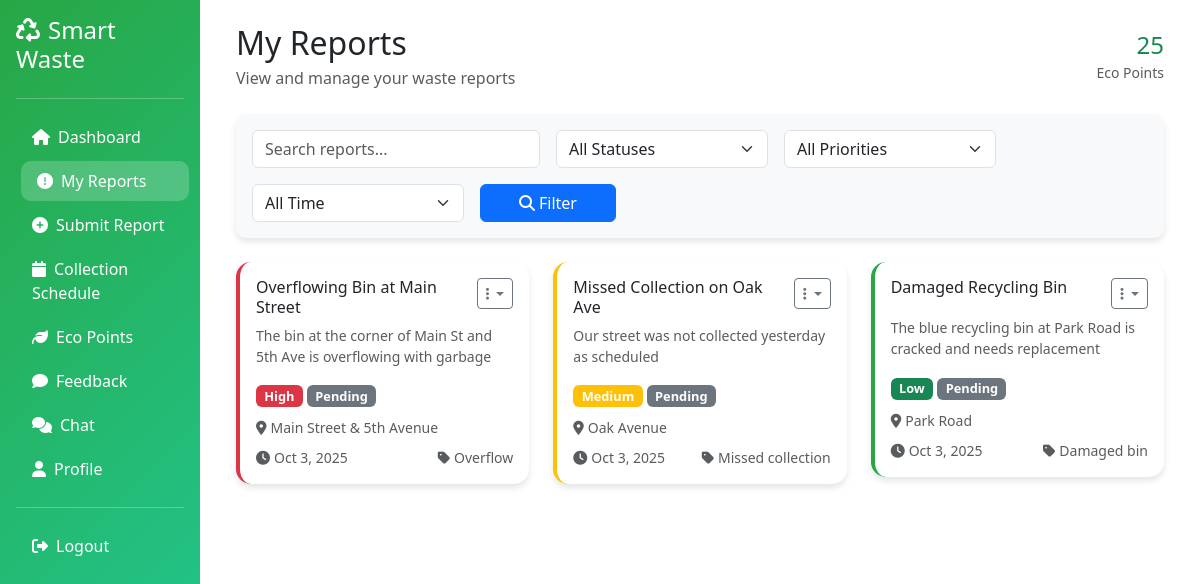
Page /dashboard/resident/reports.php (signed in) on the committed database.
### tables this page shows
CREATE TABLE users (
    id INT UNSIGNED NOT NULL AUTO_INCREMENT,
    username VARCHAR(100) NOT NULL,
    first_name VARCHAR(100) NOT NULL,
    middle_name VARCHAR(100) NULL,
    last_name VARCHAR(100) NOT NULL,
    email VARCHAR(190) NOT NULL,
    password VARCHAR(255) NOT NULL,
    role VARCHAR(20) NOT NULL DEFAULT 'resident',  
    address VARCHAR(255) NOT NULL,
    phone VARCHAR(20) NULL,
    profile_image VARCHAR(255) NULL,
    eco_points INT DEFAULT 0,
    email_verified_at DATETIME NULL,
    created_at TIMESTAMP NOT NULL DEFAULT CURRENT_TIMESTAMP,
    updated_at TIMESTAMP NOT NULL DEFAULT CURRENT_TIMESTAMP ON UPDATE CURRENT_TIMESTAMP,
    PRIMARY KEY (id),
    UNIQUE KEY uq_users_email (email),
    UNIQUE KEY uq_users_username (username)
);

CREATE TABLE waste_reports (
    id INT UNSIGNED NOT NULL AUTO_INCREMENT,
    user_id INT UNSIGNED NOT NULL,
    report_type ENUM('overflow', 'missed_collection', 'damaged_bin', 'illegal_dumping', 'other') NOT NULL,
    title VARCHAR(255) NOT NULL,
    description TEXT NOT NULL,
    location VARCHAR(255) NOT NULL,
    latitude DECIMAL(10, 8) NULL,
    longitude DECIMAL(11, 8) NULL,
    priority ENUM('low', 'medium', 'high', 'urgent') DEFAULT 'medium',
    status ENUM('pending', 'assigned', 'in_progress', 'completed', 'cancelled') DEFAULT 'pending',
    assigned_to INT UNSIGNED NULL,
    reported_at TIMESTAMP NOT NULL DEFAULT CURRENT_TIMESTAMP,
    completed_at DATETIME NULL,
    created_at TIMESTAMP NOT NULL DEFAULT CURRENT_TIMESTAMP,
    updated_at TIMESTAMP NOT NULL DEFAULT CURRENT_TIMESTAMP ON UPDATE CURRENT_TIMESTAMP,
    PRIMARY KEY (id),
    KEY idx_waste_reports_user_id (user_id),
    KEY idx_waste_reports_status (status),
    KEY idx_waste_reports_priority (priority),
    KEY idx_waste_reports_assigned_to (assigned_to),
    CONSTRAINT fk_waste_reports_user FOREIGN KEY (user_id) REFERENCES users(id) ON DELETE CASCADE,
    CONSTRAINT fk_waste_reports_assigned FOREIGN KEY (assigned_to) REFERENCES users(id) ON DELETE SET NULL
);

### config/config.php (called while the page is built, shortened)
<?php
function e(string $value): string {
	return htmlspecialchars($value, ENT_QUOTES, 'UTF-8');
}
function format_ph_date($date_string, $format = 'M j, Y g:i A'): string {
	$date = new DateTime($date_string);
	$date->setTimezone(new DateTimeZone('Asia/Manila'));
	return $date->format($format);
}
?>

### dashboard/resident/reports.php (the view, shortened to what this page needs)
<?php
require_once __DIR__ . '/../../config/config.php';
$user_id = $_SESSION['user_id'] ?? null;
$stmt = $conn->prepare("SELECT * FROM users WHERE id = ?");
$stmt->bind_param("i", $user_id);
$stmt->execute();
$user = $stmt->get_result()->fetch_assoc();
$page = $_GET['page'] ?? 1;
$limit = 10;
$offset = ($page - 1) * $limit;
$search = $_GET['search'] ?? '';
$where_conditions = ["user_id = ?"];
$params = [$user_id];
$param_types = "i";
$where_clause = implode(" AND ", $where_conditions);
$sql = "SELECT * FROM waste_reports WHERE {$where_clause} ORDER BY created_at DESC LIMIT ? OFFSET ?";
$params[] = $limit;
$params[] = $offset;
$param_types .= "ii";
$stmt = $conn->prepare($sql);
$stmt->bind_param($param_types, ...$params);
$stmt->execute();
$reports = $stmt->get_result();
if ($reports->num_rows > 0) {
    $reports->data_seek(0);
    $reports->data_seek(0);
}
?>
<!DOCTYPE html>
<html lang="en">
<head>
    <link href="https://cdn.jsdelivr.net/npm/bootstrap@5.3.0/dist/css/bootstrap.min.css" rel="stylesheet">
    <link rel="stylesheet" href="https://cdnjs.cloudflare.com/ajax/libs/font-awesome/6.4.0/css/all.min.css">
</head>
<body>
    <div class="container-fluid">
        <div class="row">
            <div class="col-md-3 col-lg-2 sidebar text-white p-0">
                <div class="p-3">
                    <h4 class="mb-4"><i class="fas fa-recycle me-2"></i><?php echo APP_NAME; ?></h4>
                    <hr class="bg-white">
                    <nav class="nav flex-column">
                        <a class="nav-link text-white" href="index.php">
                            <i class="fas fa-home me-2"></i>Dashboard
                        </a>
                        <a class="nav-link text-white active" href="reports.php">
                            <i class="fas fa-exclamation-circle me-2"></i>My Reports
                        </a>
                        <a class="nav-link text-white" href="submit_report.php">
                            <i class="fas fa-plus-circle me-2"></i>Submit Report
                        </a>
                        <a class="nav-link text-white" href="schedule.php">
                            <i class="fas fa-calendar me-2"></i>Collection Schedule
                        </a>
                        <a class="nav-link text-white" href="points.php">
                            <i class="fas fa-leaf me-2"></i>Eco Points
                        </a>
                        <a class="nav-link text-white" href="feedback.php">
                            <i class="fas fa-comment me-2"></i>Feedback
                        </a>
                        <a class="nav-link text-white" href="chat.php">
                            <i class="fas fa-comments me-2"></i>Chat
                        </a>
                        <a class="nav-link text-white" href="profile.php">
                            <i class="fas fa-user me-2"></i>Profile
                        </a>
                        <hr class="bg-white">
                        <a class="nav-link text-white" href="../../logout.php">
                            <i class="fas fa-sign-out-alt me-2"></i>Logout
                        </a>
                    </nav>
                </div>
            </div>
            <div class="col-md-9 col-lg-10">
                <div class="p-4">
                    <div class="d-flex justify-content-between align-items-center mb-4">
                        <div>
                            <h2 class="mb-1">My Reports</h2>
                            <p class="text-muted mb-0">View and manage your waste reports</p>
                        </div>
                        <div class="text-end">
                            <div class="h4 text-success mb-0"><?php echo $user['eco_points']; ?></div>
                            <small class="text-muted">Eco Points</small>
                        </div>
                    </div>
                    <div class="card filter-card mb-4">
                        <div class="card-body">
                            <form method="GET" class="row g-3">
                                <div class="col-md-4">
                                    <input type="text" class="form-control" name="search" placeholder="Search reports..." value="<?php echo e($search); ?>">
                                </div>
                                <div class="col-md-3">
                                    <select class="form-select" name="status">
                                        <option value="">All Statuses</option>
                                    </select>
                                </div>
                                <div class="col-md-3">
                                    <select class="form-select" name="priority">
                                        <option value="">All Priorities</option>
                                    </select>
                                </div>
                                <div class="col-md-3">
                                    <select class="form-select" name="date_range">
                                        <option value="">All Time</option>
                                    </select>
                                </div>
                                <div class="col-md-2">
                                    <button type="submit" class="btn btn-primary w-100">
                                        <i class="fas fa-search me-1"></i>Filter
                                    </button>
                                </div>
                            </form>
                        </div>
                    </div>
                    <div class="row">
                        <?php if ($reports->num_rows > 0): ?>
                            <?php while ($report = $reports->fetch_assoc()): ?>
                                <div class="col-md-6 col-lg-4 mb-4">
                                    <div class="card report-card <?php echo $report['priority']; ?>">
                                        <div class="card-body">
                                            <div class="d-flex justify-content-between align-items-start mb-2">
                                                <h6 class="card-title mb-0"><?php echo e($report['title']); ?></h6>
                                                <div class="dropdown">
                                                    <button class="btn btn-sm btn-outline-secondary dropdown-toggle" type="button" data-bs-toggle="dropdown">
                                                        <i class="fas fa-ellipsis-v"></i>
                                                    </button>
                                                </div>
                                            </div>
                                            <p class="card-text text-muted small"><?php echo e(substr($report['description'], 0, 100)) . (strlen($report['description']) > 100 ? '...' : ''); ?></p>
                                            <div class="mb-2">
                                                <span class="badge bg-<?php echo $report['priority'] === 'high' ? 'danger' : ($report['priority'] === 'medium' ? 'warning' : ($report['priority'] === 'urgent' ? 'dark' : 'success')); ?> status-badge">
                                                    <?php echo ucfirst($report['priority']); ?>
                                                </span>
                                                <span class="badge bg-secondary status-badge">
                                                    <?php echo ucfirst($report['status']); ?>
                                                </span>
                                            </div>
                                            <div class="mb-2">
                                                <small class="text-muted">
                                                    <i class="fas fa-map-marker-alt me-1"></i><?php echo e($report['location']); ?>
                                                </small>
                                            </div>
                                            <div class="d-flex justify-content-between align-items-center">
                                                <small class="text-muted">
                                                    <i class="fas fa-clock me-1"></i><?php echo format_ph_date($report['created_at'], 'M j, Y'); ?>
                                                </small>
                                                <small class="text-muted">
                                                    <i class="fas fa-tag me-1"></i><?php echo ucfirst(str_replace('_', ' ', $report['report_type'])); ?>
                                                </small>
                                            </div>
                                        </div>
                                    </div>
                                </div>
                            <?php endwhile; ?>
                        <?php endif; ?>
                    </div>
                </div>
            </div>
        </div>
    </div>
</body>
</html>

### dashboard/resident/reports.php (style rules this page uses)
.sidebar { min-height: 100vh; background: linear-gradient(135deg, #28a745 0%, #20c997 100%); }
.card { border: none; border-radius: 15px; box-shadow: 0 4px 6px rgba(0, 0, 0, 0.1); }
.nav-link { border-radius: 10px; margin: 2px 0; transition: all 0.3s; }
.nav-link:hover, .nav-link.active { background-color: rgba(255, 255, 255, 0.2); transform: translateX(5px); }
.report-card { border-left: 4px solid #007bff; transition: transform 0.2s; }
.report-card.high { border-left-color: #dc3545; }
.report-card.medium { border-left-color: #ffc107; }
.report-card.low { border-left-color: #28a745; }
.status-badge { font-size: 0.8rem; }
.filter-card { background: #f8f9fa; border-radius: 10px; }

### rows in the picture
users: eco_points "25"
waste_reports: title "Overflowing Bin at Main Street", description "The bin at the corner of Main St and 5th Ave is overflowing with garbage", priority "High", status "Pending", location "Main Street & 5th Avenue", created_at "Oct 3, 2025", report_type "Overflow"
waste_reports: title "Missed Collection on Oak Ave", description "Our street was not collected yesterday as scheduled", priority "Medium", status "Pending", location "Oak Avenue", created_at "Oct 3, 2025", report_type "Missed collection"
waste_reports: title "Damaged Recycling Bin", description "The blue recycling bin at Park Road is cracked and needs replacement", priority "Low", status "Pending", location "Park Road", created_at "Oct 3, 2025", report_type "Damaged bin"

### other values in the picture
APP_NAME "Smart Waste"
